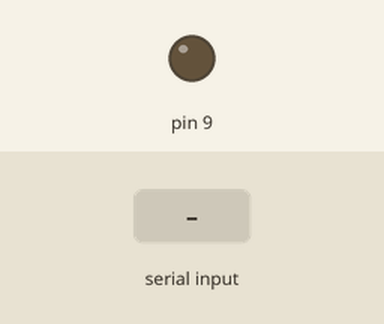
Bench run of a sketch on a simulated Arduino Uno, built with avr-gcc and run on an emulated ATmega328P. On the bench: output pins drawn as LEDs (lit = HIGH). Inputs (shaded band) come from the test bench.

Above: at 1.2 s.
1.3 s: "MEDIUM" received over Serial
At 2.8 s:
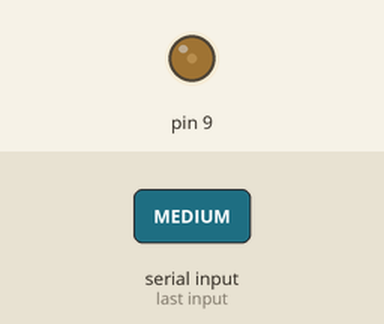
3.8 s: "HIGH" received over Serial
At 5.9 s:
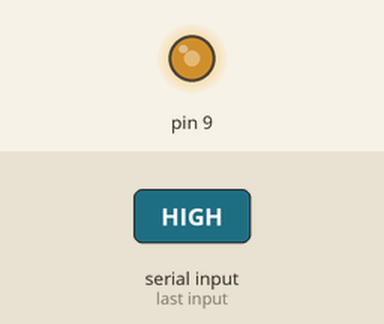
6.3 s: "SLOW" received over Serial
At 7.9 s:
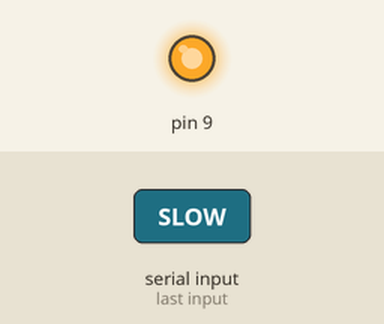
Timing chart, 0 to 9.4 s (numbered marks = the images above; inputs shaded):
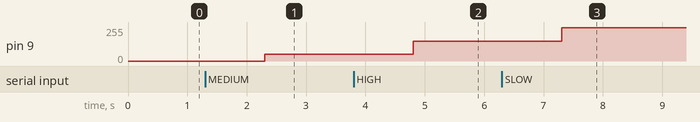

Measured:
- after the input at 1.3 s, pin 9: 0/255 → 50/255 after 1.0 s
- after the input at 3.8 s, pin 9: 50/255 → 150/255 after 1.0 s
- after the input at 6.3 s, pin 9: 150/255 → 250/255 after 1.0 s

The sketch:

PRO_001.ino
```cpp
#define Motor 9
String recievedData = "";

int Speed = 0; // 0, 50, 150, 250
void setup() {
  // put your setup code here, to run once:
  Serial.begin(9600);
  pinMode(9, OUTPUT);
}

void loop() {
  // put your main code here, to run repeatedly:
  if (Serial.available()) {
    recievedData = Serial.readString();
    if (recievedData == "STOP") {
      Speed = 0;
    }
    if (recievedData == "MEDIUM") {
      Speed = 50;
    }
    if (recievedData == "HIGH") {
      Speed = 150;
    }
    if (recievedData == "SLOW" || recievedData == "START") {
      Speed = 250;
    }
    analogWrite(9, Speed);
  }
  delay(10);
}
```
